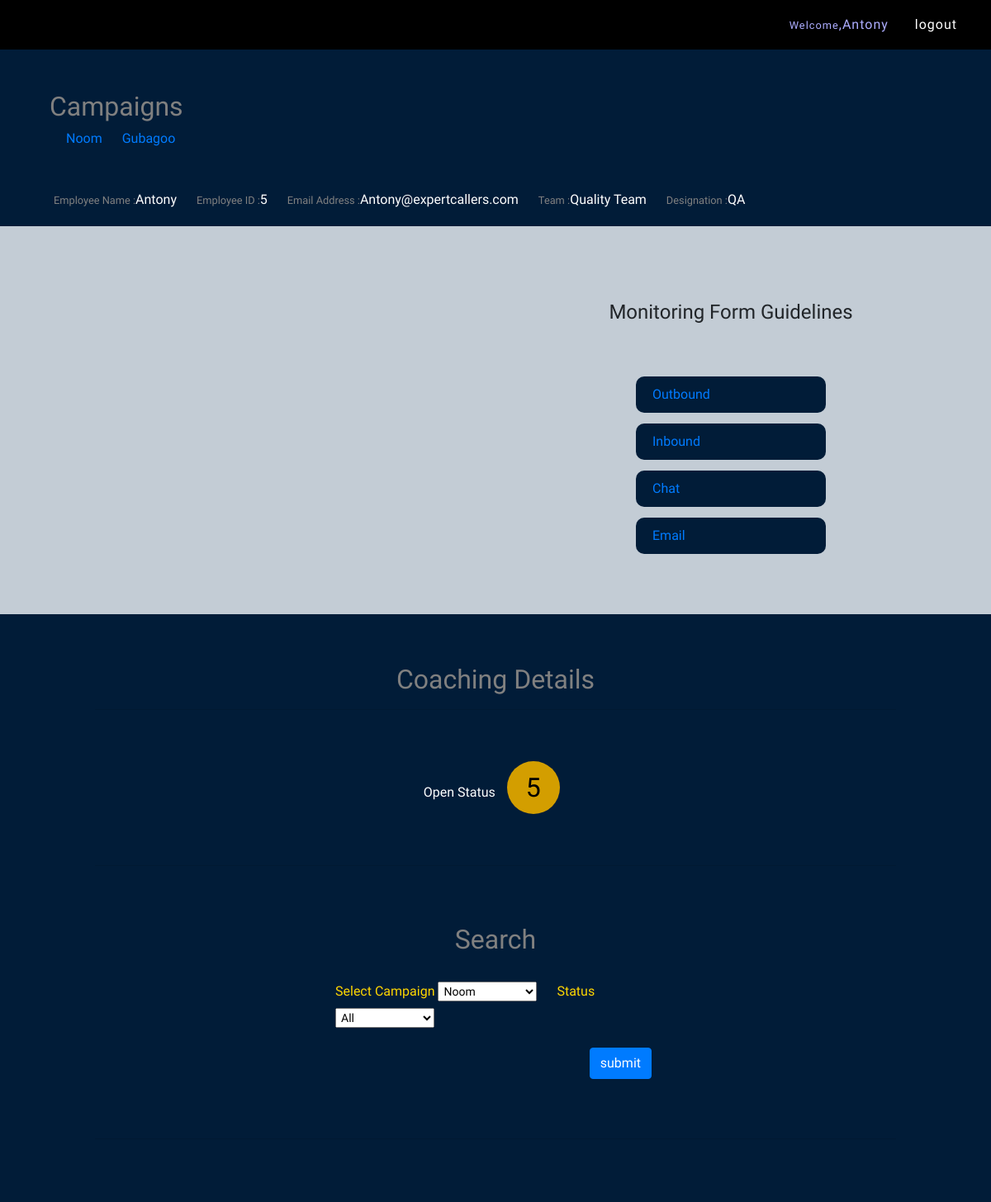
Before: /employees/qahome (signed in) with the older database file.
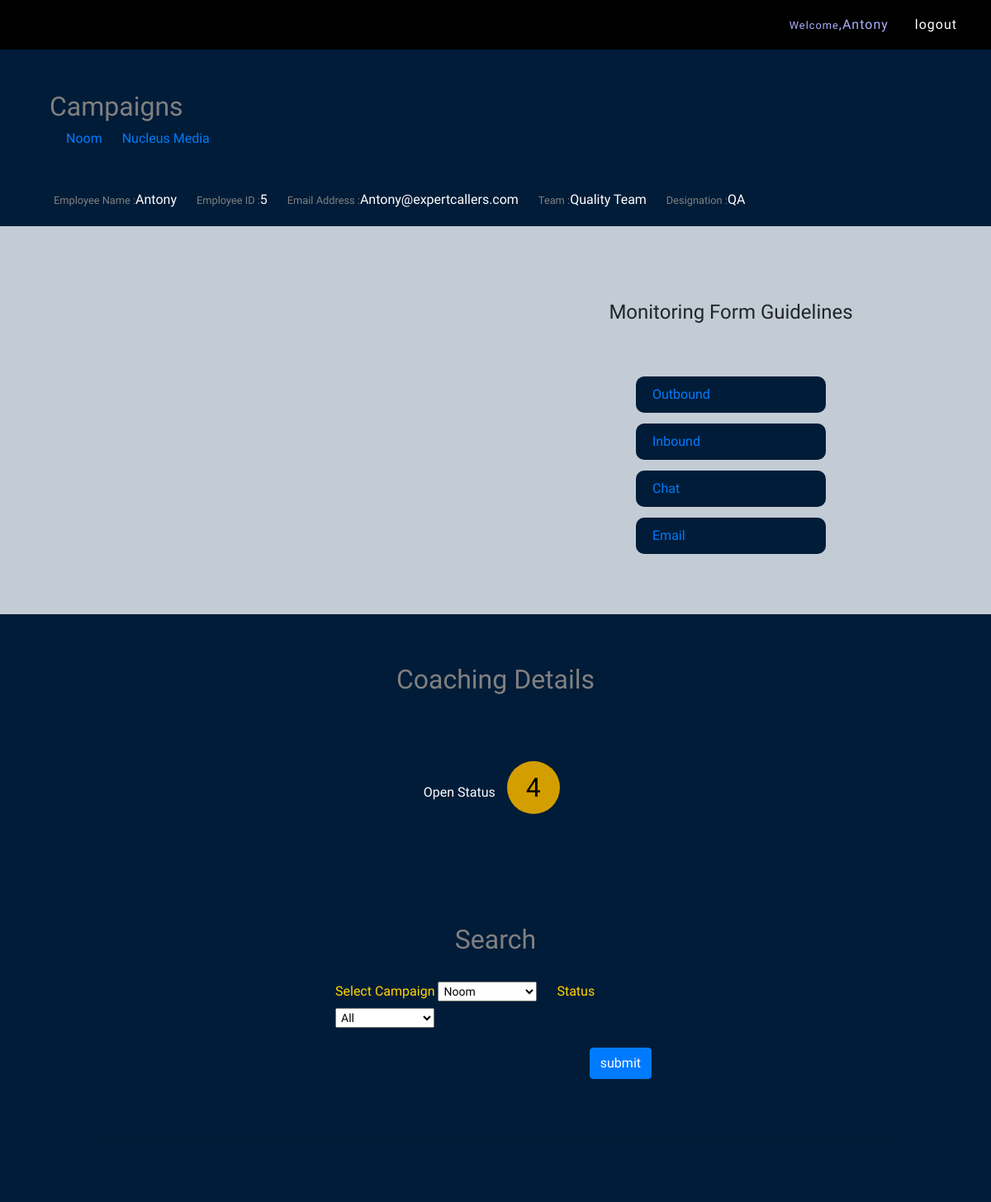
After: the same page with the newer database file.
### employees/models.py (models this page shows, shortened)
class Team(models.Model):
    team_list = (
        ('Noom', 'Noom'), ('Aadya Solutions', 'Aadya Solutions'), ('UPS CLP', 'UPS CLP'),
        ('Gardening Express', 'Gardening Express'),
        ('Maxwell Properties', 'Maxwell Properties'), ('Gubagoo', 'Gubagoo'),
        ('Digital Swiss Gold', 'Digital Swiss Gold'),
        ('Digital Signage', 'Digital Signage'), ('Success Systems', 'Success Systems'),
        ('Advancement Consulting ', 'Advancement Consulting'),
        ('Insalvage', 'Insalvage'), ('Medicare', 'Medicare'), ('Printerpix', 'Printerpix'),
        ('Printerpix Training', 'Printerpix Training'),
        ('First Look Appraisal', 'First Look Appraisal'), ('TCA Counseling Group', 'TCA Counseling Group'),
        ('Advit Sahdev Marketing', 'Advit Sahdev Marketing'),
        ('AKDY', 'AKDY'), ('AKDY Training', 'AKDY Training'), ('Monster Lead Group', 'Monster Lead Group'),
        ('Fame House', 'Fame House'),
        ('Lecanto Green coffee', 'Lecanto Green coffee'), ('Micro Distributing', 'Micro Distributing'),
        ('Aditya Birla', 'Aditya Birla'),
        ('Aditya Birla Cellulose', 'Aditya Birla Cellulose'),
        ('Aditya Birla Cellulose Training', 'Aditya Birla Cellulose Training'),
        ('City Security Services', 'City Security Services'), ('Active Sports Club', 'Active Sports Club'),
        ('Aditya Birla Sampling Team', 'Aditya Birla Sampling Team'),
        ('Aditya Birla Sampling Team Trainig', 'Aditya Birla Sampling Team Trainig'),
        ('Bigo - IMO Group Chat', 'Bigo - IMO Group Chat'),
        ('Bigo Monitor Team', 'Bigo Monitor Team'), ('Daniel Wellington', 'Daniel Wellington'),
        ('Option Matrix', 'Option Matrix'),
        ('Info Think LLC', 'Info Think LLC'), ('MT Cosmetics', 'MT Cosmetics'),
        ("Something's Brewing", "Something's Brewing"),
        ('WIT Digital', 'WIT Digital'), ('Sync Treasury LLC', 'Sync Treasury LLC'),
        ('SANA GAMING CONSULTING', 'SANA GAMING CONSULTING'),
        ('GrayStone LLC', 'GrayStone LLC'), ('Kaapi Machines', 'Kaapi Machines'),
        ('Richmond Assets & Holdings', 'Richmond Assets & Holdings'),
        ('US Home Exterior', 'US Home Exterior'), ('Pre Management Leicester LTD', 'Pre Management Leicester LTD'),
        ('American Income Life', 'American Income Life'),
        ('Life Alarm Services', 'Life Alarm Services'), ('ERI Global', 'ERI Global'),
        ('Allen Consulting group', 'Allen Consulting group'),
        ('Jeffery Tan ', 'Jeffery Tan '), ('Student Life', 'Student Life'),
        ('Career Transition Specialist', 'Career Transition Specialist'),
        ('Golden Eye Tech CCTV', 'Golden Eye Tech CCTV'), ('MOVEMENT INSURANCE', 'MOVEMENT INSURANCE'),
        ('Nucleus Media', 'Nucleus Media'),
        ('PSECU', 'PSECU'), ('Tentamus', 'Tentamus'), ('L&D', 'L&D'), ('Get A Rate', 'Get A Rate'),
        ('Mayfair Acct and Wealth', 'Mayfair Acct and Wealth'),
        ('Superking', 'Superking'), ('Millionaires Group', 'Millionaires Group'), ('PROTOSTAR', 'PROTOSTAR'),
        ('MESSE FRANKFURT', 'MESSE FRANKFURT'),
        ('System 4', 'System 4'), ('Naffa Innovations Pvt Ltd', 'Naffa Innovations Pvt Ltd'),
        ('Support Staff', 'Support Staff'),('Quality Team','Quality Team')
    )
    name=models.CharField(max_length=50,choices=team_list)
    qa = models.ForeignKey(User,on_delete=models.CASCADE,related_name='qa',null=True)
    manager = models.ForeignKey(User, on_delete=models.CASCADE, related_name='manager', null=True)
    tl = models.ForeignKey(User, on_delete=models.CASCADE, related_name='tl', null=True)

### employees/views.py (the view)
# urls.py: path('qahome',qahome),
def qahome(request):
    qa_name=request.user.profile.emp_name
    user_id=request.user.id
    teams=Team.objects.filter(qa=user_id)
    open_eva_chat=ChatMonitoringFormEva.objects.filter(added_by=qa_name,status=False)
    open_eva_count = ChatMonitoringFormEva.objects.filter(added_by=qa_name,status=False).count()
    open_pod_chat = ChatMonitoringFormPodFather.objects.filter(added_by=qa_name, status=False)
    open_pod_count = ChatMonitoringFormPodFather.objects.filter(added_by=qa_name, status=False).count()
    open_inbound = InboundMonitoringForm.objects.filter(added_by=qa_name, status=False)
    open_inbound_count = InboundMonitoringForm.objects.filter(added_by=qa_name, status=False).count()
    total_open=open_eva_count+open_inbound_count+open_pod_count
    data={'teams':teams,
          'open_eva_chat':open_eva_chat,'open_eva_count':open_eva_count,
          'open_pod_chat':open_pod_chat,'open_pod_count':open_pod_count,
          'open_inbound':open_inbound,'open_inbound_count':open_inbound_count,
          'total_open':total_open,
          }
    return render(request,'qa-home.html',data)

### templates/qa-home.html (shortened to what this page needs)
{% extends 'base.html' %}
{% block main %}
{% load static %}
<section id="profile">
    <div class="container-lg" style="padding-bottom: 20px">
        <div class="row">
            <div class="col-md-12" style="padding: 50px 30px">
                <h2 style="color:grey">Campaigns</h2>
                {% for team in teams %}
                <span><a href="campaign-view/{{team.id}}">{{team.name}}</a></span>
                {% endfor %}
            </div>
        </div>
        <span style="color:white"><small style="color:grey">Employee Name :</small>{{user.profile.emp_name}}</span>
        <span style="color:white"><small style="color:grey">Employee ID :</small>{{user.profile.emp_id}}</span>
        <span style="color:white"><small style="color:grey">Email Address :</small>{{user.profile.email}}</span>
        <span style="color:white"><small style="color:grey">Team :</small>{{user.profile.team}}</span>
        <span style="color:white"><small style="color:grey">Designation :</small>{{user.profile.emp_desi}}</span>
    </div>
</section>
<section id="guidelines" style="padding-top:70px">
    <div class="container-lg">
        <div class="row">
            <div class="col-md-6">
            </div>
            <div class="col-md-6">
                <h4 class="text-center" style="margin-top:20px">Monitoring Form Guidelines</h4>
                <ul>
                    <li><a href="/employees/outbound-monitoring-guidelines">Outbound </a></li>
                    <li><a href="/employees/inbound-monitoring-guidelines">Inbound </a></li>
                    <li><a href="/employees/chat-monitoring-guidelines">Chat </a></li>
                    <li><a href="/employees/email-monitoring-guidelines">Email </a></li>
                </ul>
            </div>
        </div>
    </div>
</section>
<section id="coachingsummary" style="background: #011c38;padding: 60px 100px;margin-top: 50px">
    <div class="container-lg">
        <h2 style="color:grey" class="text-center">Coaching Details</h2>
        <hr>
            <div style="margin: 70px 41%">
                <div>
                    <div>
                        <span style="color:white;">Open Status <a href="qa-open-status-coachings-view/{{user.id}}" style="background: #d39e00;padding: 13px 23px;border-radius: 50%;color: black;font-size: 32px;margin-left: 10px">{{total_open}}</a></span>
                    </div>
                </div>
            </div>
        <hr>
            <div style="margin: 70px 30%">
                <h2 style="color:grey" class="text-center">Search</h2>
                <br>
                <form action="/employees/campaign-wise-coaching-view" method="POST" enctype="multipart/form-data">
                    <label for="camp" style="color:gold">Select Campaign</label>
                    <select name="team_id" id="camp" style="width: 120px;padding: 2px;font-size: 14px;">
                        {% for team in teams %}
                        <option value="{{team.id}}">{{team.name}}</option>
                        {% endfor %}
                    </select>
                    <label for="" style="color:gold;margin-left:20px">Status</label>
                    <select name="status" id="" style="width: 120px;padding: 2px;font-size: 14px;">
                        <option value="all">All</option>
                    </select><br><br>
                    <button class="btn btn-primary" style="float:right;margin-right:5px">submit</button>
                </form>
            </div>
        <br>
        <hr>
    </div>
</section>
{% endblock %}

Changed rows visible on the page:
changed Team: name "Gubagoo" → "Nucleus Media"
Other visible differences:
{{ total_open }}: "5" → "4"
